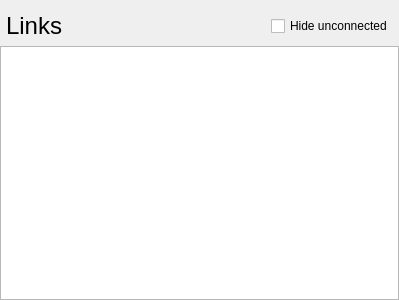
<?xml version="1.0" encoding="UTF-8"?>
<ui version="4.0">
 <class>LinkView</class>
 <widget class="QWidget" name="LinkView">
  <property name="geometry">
   <rect>
    <x>0</x>
    <y>0</y>
    <width>399</width>
    <height>300</height>
   </rect>
  </property>
  <property name="windowTitle">
   <string>Form</string>
  </property>
  <layout class="QGridLayout" name="gridLayout" columnstretch="1,0,0">
   <property name="leftMargin">
    <number>0</number>
   </property>
   <property name="topMargin">
    <number>12</number>
   </property>
   <property name="rightMargin">
    <number>0</number>
   </property>
   <property name="bottomMargin">
    <number>0</number>
   </property>
   <item row="0" column="2">
    <spacer name="horizontalSpacer">
     <property name="orientation">
      <enum>Qt::Horizontal</enum>
     </property>
     <property name="sizeType">
      <enum>QSizePolicy::Fixed</enum>
     </property>
     <property name="sizeHint" stdset="0">
      <size>
       <width>0</width>
       <height>20</height>
      </size>
     </property>
    </spacer>
   </item>
   <item row="0" column="0">
    <widget class="QLabel" name="linkLabel">
     <property name="font">
      <font>
       <pointsize>18</pointsize>
      </font>
     </property>
     <property name="text">
      <string>Links</string>
     </property>
     <property name="indent">
      <number>6</number>
     </property>
    </widget>
   </item>
   <item row="1" column="0" colspan="3">
    <widget class="QGraphicsView" name="links">
     <property name="verticalScrollBarPolicy">
      <enum>Qt::ScrollBarAlwaysOff</enum>
     </property>
     <property name="horizontalScrollBarPolicy">
      <enum>Qt::ScrollBarAlwaysOff</enum>
     </property>
    </widget>
   </item>
   <item row="0" column="1">
    <widget class="QCheckBox" name="checkBox">
     <property name="text">
      <string>Hide unconnected</string>
     </property>
    </widget>
   </item>
  </layout>
 </widget>
 <resources/>
 <connections/>
</ui>
